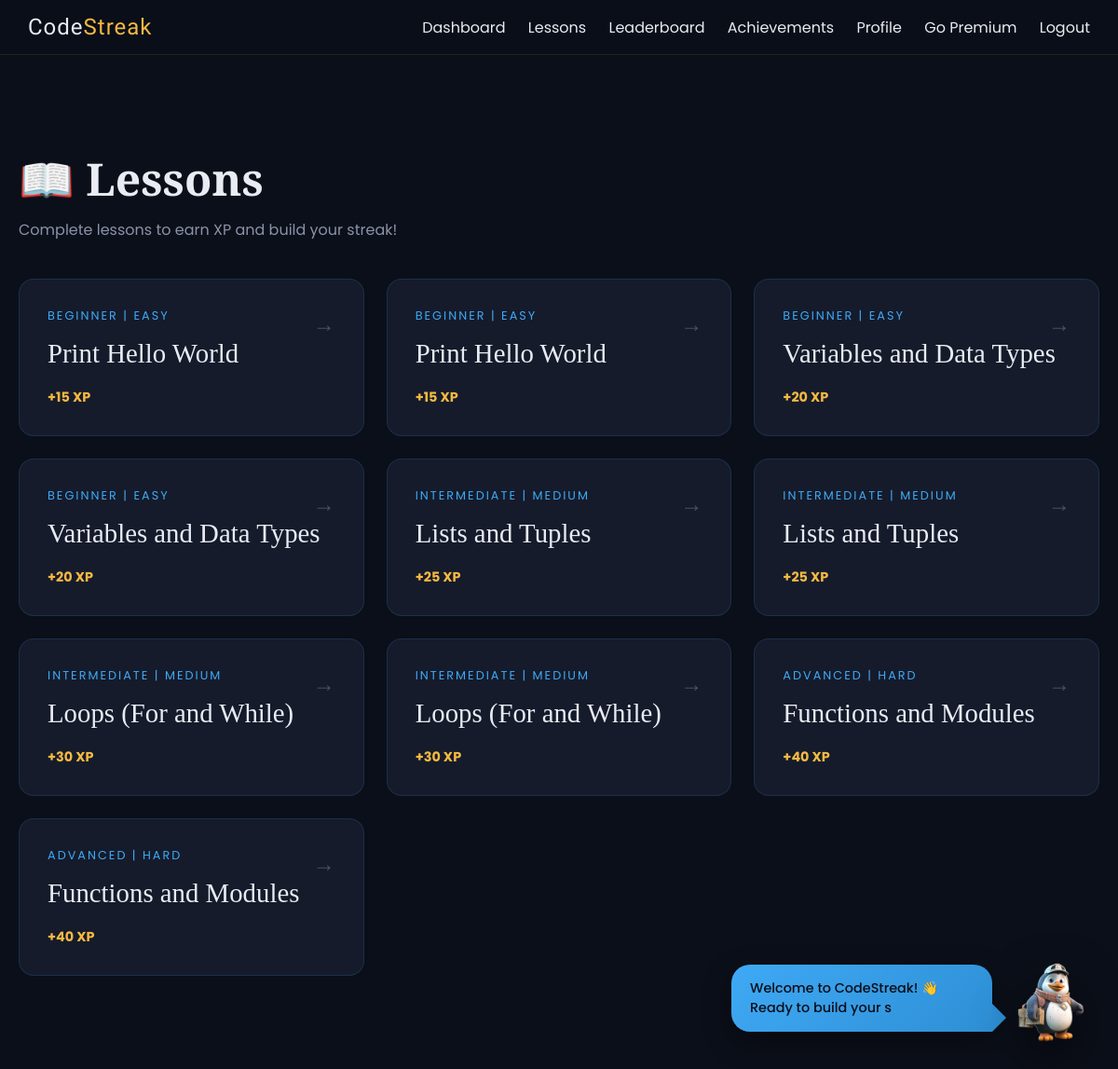
/lessons (signed in), run on the app's committed database.
### tables this page shows
CREATE TABLE lessons (
    id INTEGER PRIMARY KEY AUTOINCREMENT,
    title TEXT NOT NULL,
    level TEXT NOT NULL,
    points INTEGER NOT NULL,
    difficulty TEXT NOT NULL,
    content TEXT,
    explanation TEXT,
    question TEXT,
    option_a TEXT,
    option_b TEXT,
    option_c TEXT,
    correct_option TEXT,
    next_lesson_id INTEGER,
    order_index INTEGER
);

### app.py (the view)
@app.route('/lessons')
def lessons():
    if 'user_id' not in session:
        return redirect(url_for('login'))
    conn = get_db()
    cur = conn.cursor()
    cur.execute("SELECT * FROM lessons ORDER BY order_index ASC")
    lessons = cur.fetchall()
    cur.close()
    conn.close()
    return render_template('lessons.html', lessons=lessons)

### app.py (called while the page is built)
def get_db():
    conn = sqlite3.connect(DATABASE, detect_types=sqlite3.PARSE_DECLTYPES)
    conn.row_factory = sqlite3.Row
    return conn

### templates/lessons.html (shortened to what this page needs)
{% extends 'base.html' %}
{% block content %}
<div class="page-container">
    <div class="page-header">
        <div>
            <h1 class="page-title">📖 Lessons</h1>
            <p class="page-subtitle">Complete lessons to earn XP and build your streak!</p>
        </div>
    </div>
    <div class="lessons-grid">
        {% for lesson in lessons %}
        <a href="{{ url_for('lesson', lesson_id=lesson['id']) }}" class="lesson-card">
            <div class="lesson-level">{{ lesson['level'] }} | {{ lesson['difficulty'] }}</div>
            <div class="lesson-title">{{ lesson['title'] }}</div>
            <div class="lesson-points">+{{ lesson['points'] }} XP</div>
            <div class="lesson-arrow">→</div>
        </a>
        {% endfor %}
    </div>
</div>
{% endblock %}

### templates/base.html (style rules this page uses)
:root { --near-black: #0B0F19; --azure-blue: #3FA9F5; --amber-gold: #F5B942; --emerald: #2ED9A5; --off-white: #E8EBF2; --surface: #151B2B; --surface-2: #1E2538; --champion-blue: #0B0F19; --lavender-tonic: #3FA9F5; --exotic-orange: #F5B942; --dirty-white: #E8EBF2; --ink: #0B0F19; --paper: #E8EBF2; --yellow: #F5B942; --red: #3FA9F5; --beige: #3FA9F5; --dark: #0B0F19; font-family: 'Poppins', sans-serif; color: var(--off-white); background: var(--near-black); }
* { box-sizing: border-box; margin: 0; padding: 0; }
html { min-height: 100%; background: var(--near-black); scroll-behavior: smooth; }
body { margin: 0; min-height: 100%; background: var(--near-black); overflow-x: hidden; font-family: 'Poppins', sans-serif; color: var(--off-white); }

### templates/lessons.html (style rules this page uses)
.page-container { max-width: 1200px; margin: 80px auto; padding: 20px; }
.page-header { display: flex; justify-content: space-between; align-items: center; margin-bottom: 40px; }
.page-title { font-family: 'Playfair Display', serif; font-size: 3rem; color: var(--off-white); margin: 0; }
.page-subtitle { color: #8B92A8; font-size: 1rem; margin-top: 10px; }
.lessons-grid { display: grid; grid-template-columns: repeat(auto-fit, minmax(300px, 1fr)); gap: 24px; }
.lesson-card { background: #151B2B; border: 1px solid rgba(63, 169, 245, 0.15); border-radius: 16px; padding: 30px; transition: all 0.3s ease; text-decoration: none; color: var(--off-white); position: relative; }
.lesson-level { color: var(--azure-blue); font-size: 0.8rem; text-transform: uppercase; letter-spacing: 2px; margin-bottom: 15px; }
.lesson-title { font-family: 'Playfair Display', serif; font-size: 1.8rem; margin-bottom: 10px; color: var(--off-white); }
.lesson-points { color: var(--amber-gold); font-size: 0.9rem; margin-top: 20px; font-weight: 700; }
.lesson-arrow { position: absolute; top: 30px; right: 30px; color: #4A4F63; font-size: 1.5rem; transition: 0.3s; }

### data on the page
lessons: level "BEGINNER", difficulty "EASY", title "Print Hello World", points "15"
lessons: level "BEGINNER", difficulty "EASY", title "Print Hello World", points "15"
lessons: level "BEGINNER", difficulty "EASY", title "Variables and Data Types", points "20"
lessons: level "BEGINNER", difficulty "EASY", title "Variables and Data Types", points "20"
lessons: level "INTERMEDIATE", difficulty "MEDIUM", title "Lists and Tuples", points "25"
lessons: level "INTERMEDIATE", difficulty "MEDIUM", title "Lists and Tuples", points "25"
lessons: level "INTERMEDIATE", difficulty "MEDIUM", title "Loops (For and While)", points "30"
lessons: level "INTERMEDIATE", difficulty "MEDIUM", title "Loops (For and While)", points "30"
lessons: level "ADVANCED", difficulty "HARD", title "Functions and Modules", points "40"
lessons: level "ADVANCED", difficulty "HARD", title "Functions and Modules", points "40"
